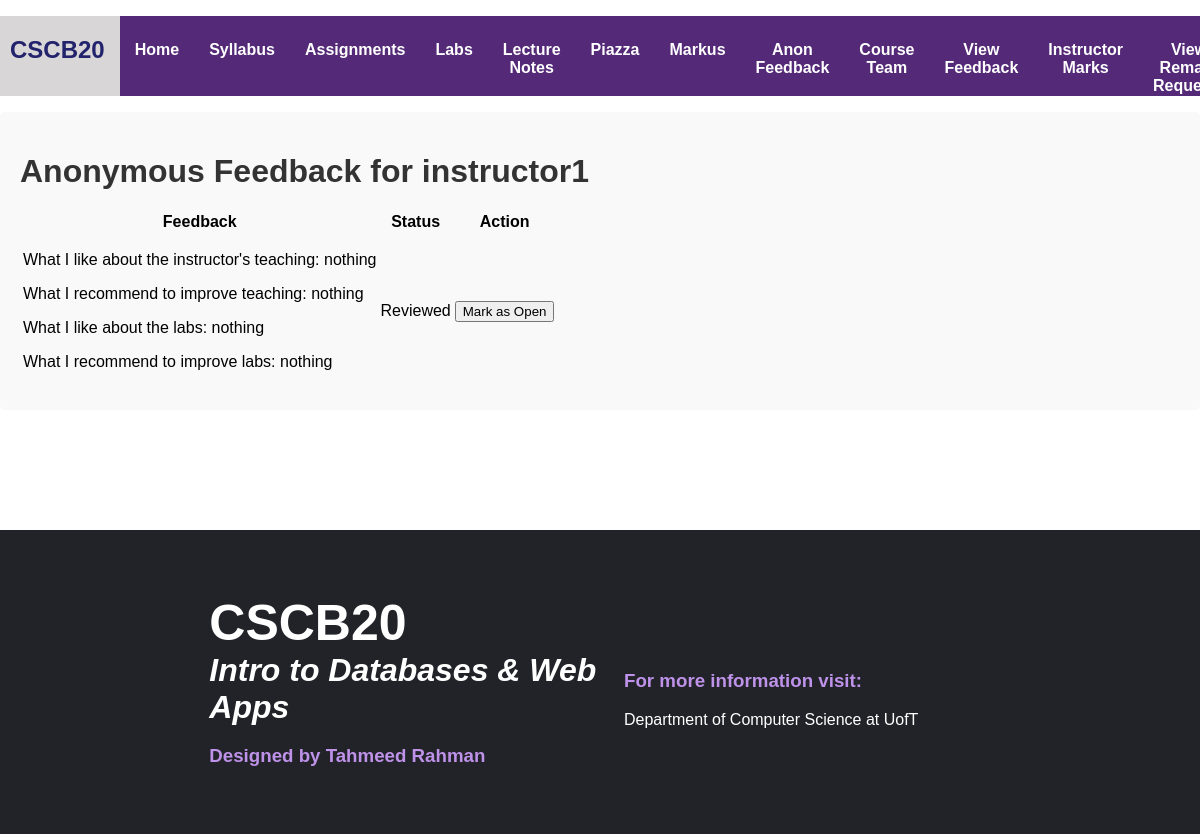
/view_feedback (signed in), run on the app's committed database.
### app.py (models this page shows)
class Registered(db.Model):
    __tablename__='Registered'
    id = db.Column(db.Integer, primary_key=True)
    name = db.Column(db.String(100), unique=True, nullable=False)
    type = db.Column(db.String(100), nullable=False)
    Password = db.Column(db.String(100), nullable=False)
    feedbacks = db.relationship('Feedback', backref='Registered', lazy=True)
    marks = db.relationship('Marks', backref='student', lazy=True)

class Feedback(db.Model):
    __tablename__ = 'Feedback'
    id = db.Column(db.Integer, primary_key=True)
    content = db.Column(db.Text, nullable=False)
    instructor_id = db.Column(db.Integer, db.ForeignKey('Registered.id'), nullable=False)
    reviewed = db.Column(db.Boolean, default=False)

### app.py (the view, shortened to what this page needs)
@app.route('/view_feedback', methods=['GET', 'POST'])
def view_feedback():
    if not session.get('logged_in') or not session.get('user_id'):
        flash('Please login first.', 'error')
        return redirect(url_for('login'))
    user = Registered.query.get(session['user_id'])
    if user.type != 'instructor':
        flash('Access denied. Instructors only.', 'error')
        return redirect(url_for('home'))
    pagename = 'View Feedback'
    feedbacks = Feedback.query.filter_by(instructor_id=user.id).all()
    return render_template('view_feedback.html', pagename=pagename, feedbacks=feedbacks)

### app.py (called while the page is built)
@app.context_processor
def inject_user():
    if session.get('logged_in') and session.get('user_id'):
        user = Registered.query.get(session.get('user_id'))
        return {'current_user': user}
    return {'current_user': None}

### templates/view_feedback.html (shortened to what this page needs)
{% extends "template.html" %}
{% block extra_styles %}
<link rel="stylesheet" href="{{ url_for('static', filename='css/feedback.css') }}">
{% endblock %}
{% block content %}
<div class="feedback-page">
    <div class="main">
        <h1>Anonymous Feedback for {{ current_user.name }}</h1>
        {% if feedbacks %}
            <table class="feedback-table">
                <thead>
                    <tr>
                        <th>Feedback</th>
                        <th>Status</th>
                        <th>Action</th>
                    </tr>
                </thead>
                <tbody>
                    {% for feedback in feedbacks %}
                        <tr>
                            <td>
                                {% for line in feedback.content.split('\n') %}
                                    <p>{{ line }}</p>
                                {% endfor %}
                            </td>
                            <td>{{ 'Reviewed' if feedback.reviewed else 'Open' }}</td>
                            <td>
                                <form method="POST">
                                    <button type="submit">{{ 'Mark as Open' if feedback.reviewed else 'Mark as Reviewed' }}</button>
                                </form>
                            </td>
                        </tr>
                    {% endfor %}
                </tbody>
            </table>
        {% else %}
            <p>No feedback available for {{ current_user.name }}.</p>
        {% endif %}
    </div>
</div>
{% endblock %}

### static/css/headfoot.css (style rules this page uses)
body { margin: 0px; padding: 0px; box-sizing: border-box; }
* { font-family: 'Gill Sans', 'Gill Sans MT', Calibri, 'Trebuchet MS', sans-serif; }

### static/css/feedback.css (style rules this page uses)
.main { background: #f9f9f9; padding: 20px; border-radius: 5px; }
.main h1 { color: #333; margin-bottom: 20px; }

### data on the page
Registered: name "instructor1"
Feedback: line "What I like about the instructor's teaching: nothing" "What I recommend to improve teaching: nothing" "What I like about the labs: nothing" "What I recommend to improve labs: nothing", reviewed "Reviewed", reviewed "Mark as Open"
